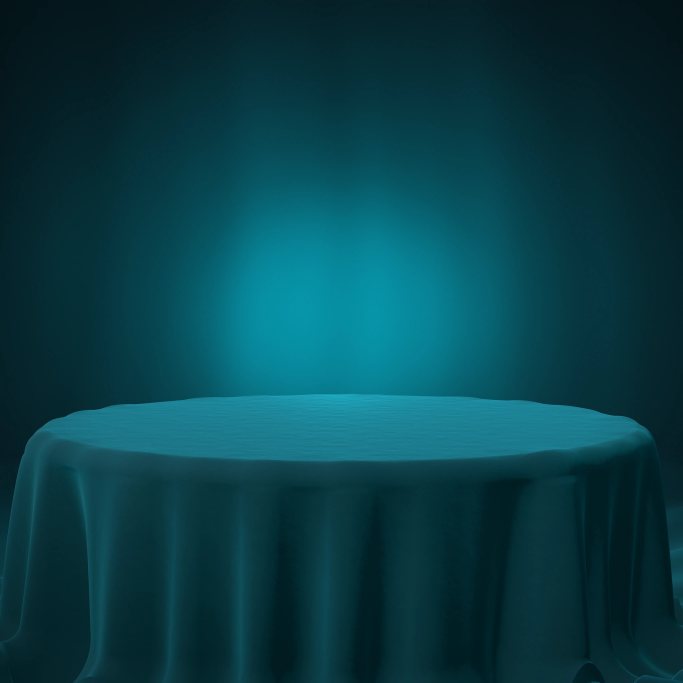
#> input picture catalog-sources/new-ranges-2026-11/ram/plate-front.webp, 2048 x 2048 px, given in place of plate-front.png, which was not available (shown at 1/3 size)
$ python validate3.py ../../ram/plate-front.webp
#> lines starting #> are read from the running program, lines starting #| are printed output that depends on the picture; after the words box and inside, x2 and y2 are one past the last pixel; in counts of white or black regions, pixels touching at a corner belong together
### catalog-sources/new-ranges-2026-11/tools/teal-composite/stage.py
"""Teal-stage model for compositing cut-outs onto the GadgetsHub plates.

Mirrors ram-renders/src/ram-scene.js (backdrop shader, glow recipe) and render.mjs (vignette),
so a product's silhouette glow can be added the same way the RAM renders were made, and the
plate's generic empty-stage glow taken out.
"""
import numpy as np
from PIL import Image

N = 2048
GS = 512
CYAN_LIN = (np.array([0.0, 197.0, 224.0]) / 255.0) ** 2.2
GLOW_AMT = 0.85

PLATES = {
    # contact point, px per world unit, camera key
    'front': dict(file='plate-front.png', contact=(1024, 1268), unit=12.1),
    '34': dict(file='plate-34.png', contact=(1024, 1249), unit=13.2),
}


def to_lin(x):
    return np.power(np.clip(x, 0.0, None), 2.2)


def to_srgb(x):
    return np.power(np.clip(x, 0.0, None), 1.0 / 2.2)


def _conv1d(a, k, axis):
    n = a.shape[axis]
    L = n + len(k) - 1
    nfft = 1 << (L - 1).bit_length()
    A = np.fft.rfft(a, nfft, axis=axis)
    K = np.fft.rfft(k, nfft)
    shape = [1] * a.ndim
    shape[axis] = K.shape[0]
    out = np.fft.irfft(A * K.reshape(shape), nfft, axis=axis)
    off = len(k) // 2
    sl = [slice(None)] * a.ndim
    sl[axis] = slice(off, off + n)
    return out[tuple(sl)]


def gauss_blur(a, sigma):
    """Separable Gaussian with clamp-to-edge borders (like the scene's box-blur gaussBlur)."""
    if sigma <= 0:
        return a.copy()
    r = int(np.ceil(3.5 * sigma))
    x = np.arange(-r, r + 1, dtype=np.float64)
    k = np.exp(-0.5 * (x / sigma) ** 2)
    k /= k.sum()
    p = np.pad(a, r, mode='edge')
    p = _conv1d(p, k, 0)
    p = _conv1d(p, k, 1)
    return p[r:-r, r:-r]


def vignette():
    """Per-channel multiply factor of render.mjs's radial gradient (cx 50%, cy 46%, r 72%)."""
    yy, xx = np.mgrid[0:N, 0:N].astype(np.float64)
    rr = np.hypot(xx + 0.5 - 0.5 * N, yy + 0.5 - 0.46 * N) / (0.72 * N)
    t = np.clip((rr - 0.55) / 0.45, 0, 1)[..., None]
    end = np.array([154, 164, 166]) / 255.0
    return 1.0 + t * (end - 1.0)


def folds():
    yy, xx = np.mgrid[0:N, 0:N].astype(np.float64)
    u = (xx + 0.5) / N
    v = 1.0 - (yy + 0.5) / N
    xw = u + 0.025 * np.sin(v * 5.0 + u * 3.0)
    f = 0.55 * np.sin(xw * 19.0 + 1.3) + 0.3 * np.sin(xw * 37.0 + 0.4) + 0.15 * np.sin(xw * 71.0 + 2.0)
    return f * 0.5 + 0.5


def upsample_tex(tex):
    """Sample a GSxGS texture (row 0 = bottom, LinearFilter) at every pixel of the NxN image."""
    yy, xx = np.mgrid[0:N, 0:N].astype(np.float64)
    u = (xx + 0.5) / N * GS - 0.5
    v = (1.0 - (yy + 0.5) / N) * GS - 0.5
    x0 = np.clip(np.floor(u).astype(int), 0, GS - 1)
    y0 = np.clip(np.floor(v).astype(int), 0, GS - 1)
    x1 = np.clip(x0 + 1, 0, GS - 1)
    y1 = np.clip(y0 + 1, 0, GS - 1)
    fx = np.clip(u - np.floor(u), 0, 1)
    fy = np.clip(v - np.floor(v), 0, 1)
    return ((tex[y0, x0] * (1 - fx) + tex[y0, x1] * fx) * (1 - fy)
            + (tex[y1, x0] * (1 - fx) + tex[y1, x1] * fx) * fy)


def generic_glow_tex(view):
    """The plate's empty-stage glow texture (soft ellipse, radii 20/45/80 at GS)."""
    P = PLATES[view]
    cxp, cyp = P['contact']
    c = (cxp / N, 1 - cyp / N)
    ty = 1 - (cyp - 50 * P['unit']) / N
    cx = c[0] * GS
    cy = (c[1] + ty) / 2 * GS
    rx = 0.2 * GS
    ry = (ty - c[1]) / 2 * GS * 1.15
    yy, xx = np.mgrid[0:GS, 0:GS].astype(np.float64)
    d = ((xx - cx) / rx) ** 2 + ((yy - cy) / ry) ** 2
    mask = np.where(d < 1, 0.55 * np.sqrt(np.clip(1 - d, 0, 1)), 0.0)
    g = np.zeros_like(mask)
    for r, w in [(20, 0.5), (45, 0.45), (80, 0.25)]:
        g += gauss_blur(mask, r) * w
    return np.minimum(g, 4)


# [9 lines left out: function product_glow_tex, not called in this run]


def podium_mask(plate):
    """Soft mask of the podium (1) vs backdrop (0): the backdrop has R <= ~10, the velvet top R >= 18.
    Everything below the first podium pixel in a column counts as podium (the drape)."""
    r = plate[..., 0].astype(np.float64)
    rs = gauss_blur(r, 2.0)
    hit = rs > 14.0
    first = np.where(hit.any(axis=0), hit.argmax(axis=0), N).astype(np.float64)
    # smooth the boundary across columns (median then light mean)
    k = 9
    pad = np.pad(first, k, mode='edge')
    med = np.array([np.median(pad[i:i + 2 * k + 1]) for i in range(N)])
    ker = np.ones(5) / 5
    med = np.convolve(np.pad(med, 2, mode='edge'), ker, mode='valid')
    yy = np.arange(N, dtype=np.float64)[:, None]
    # 1.5 px soft edge
    return np.clip((yy - med[None, :] + 1.0) / 2.0, 0, 1), med


class Stage:
    def __init__(self, ram_dir, view):
#> called with ram_dir = '../../ram/plate-front.webp/ram-renders', view = 'front'
        self.view = view
        P = PLATES[view]
        self.contact = P['contact']
        img = np.asarray(Image.open(f"{ram_dir}/{P['file']}").convert('RGB')).astype(np.float64)
        self.plate = img
        self.V = vignette()
        self.F = folds()
        self.pod, self.pod_edge = podium_mask(img)
#> in podium_mask, `r = plate[..., 0].astype(np.float64)`:
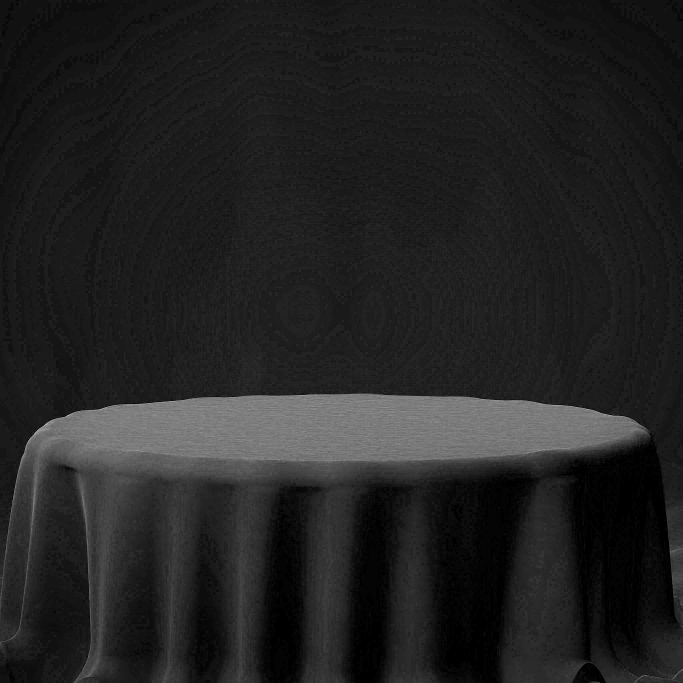
#> r: shape (2048, 2048) float64 (shown at 1/3 size); min 0, max 58, mean 8; drawn with min black and max white
#> in _conv1d, `out = np.fft.irfft(A * K.reshape(shape), nfft, axis=axis)`:
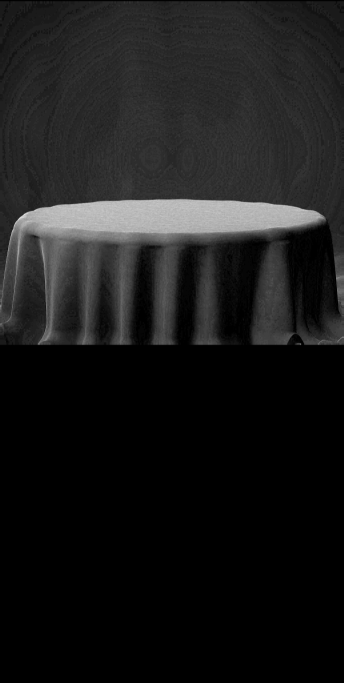
#> out: shape (4096, 2062) float64 (shown at 1/6 size); min -1.07e-14, max 39.13, mean 4; drawn with min black and max white
#> in _conv1d, `return out[tuple(sl)]`:
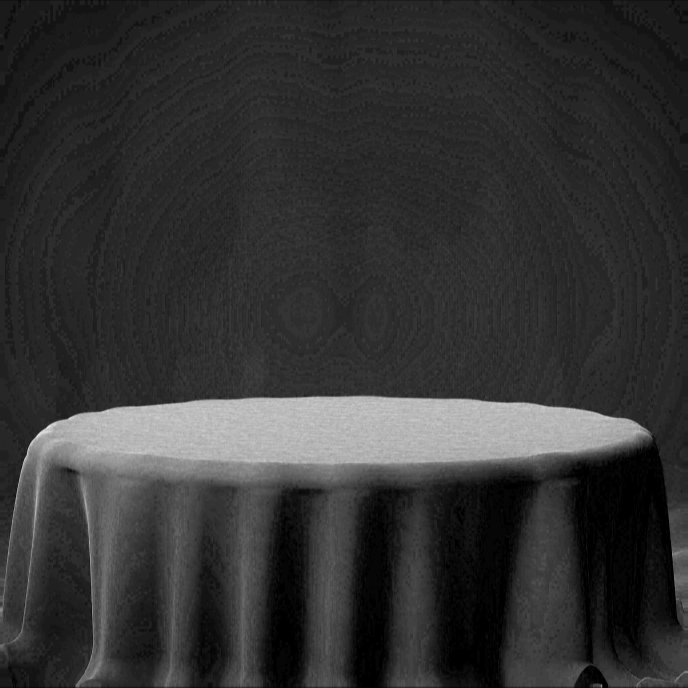
#> returned value: shape (2062, 2062) float64 (shown at 1/3 size); min -6.44e-15, max 39.13, mean 8; drawn with min black and max white
#> call 2 of _conv1d, with k = array of shape (15,), axis = 1
#> in _conv1d (call 2), `out = np.fft.irfft(A * K.reshape(shape), nfft, axis=axis)`:
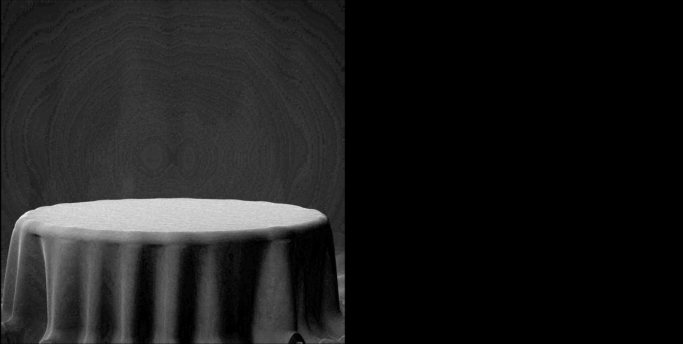
#> out: shape (2062, 4096) float64 (shown at 1/6 size); min -2.49e-14, max 35.17, mean 4; drawn with min black and max white
#> in _conv1d (call 2), `return out[tuple(sl)]`:
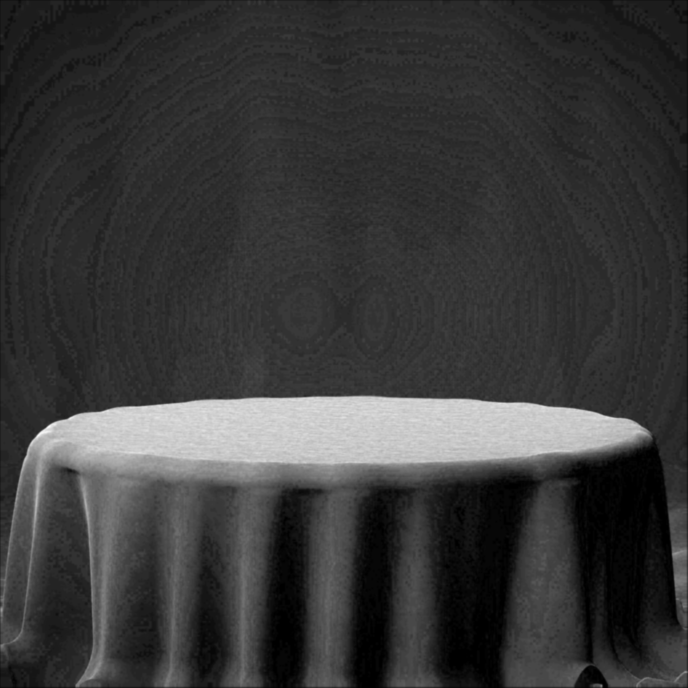
#> returned value: shape (2062, 2062) float64 (shown at 1/3 size); min -7.11e-15, max 35.17, mean 8; drawn with min black and max white
#> in podium_mask, `hit = rs > 14.0`:
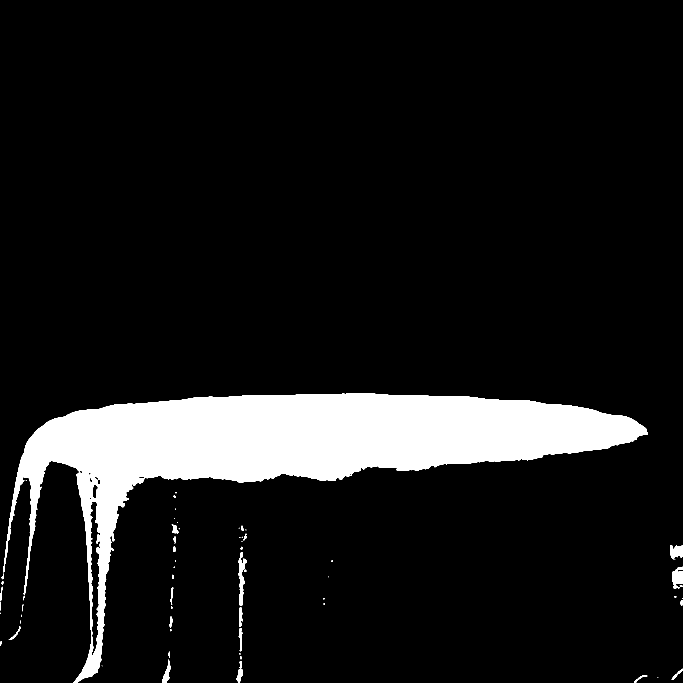
#> hit: shape (2048, 2048) bool (shown at 1/3 size); 10% white; 61 white regions (25 under 20 px), largest, box (x1, y1, x2, y2) and area: (10, 1180, 1944, 2048) 410502, (716, 1657, 740, 1817) 1738, (2017, 1700, 2048, 1765) 1444
#> in podium_mask, `first = np.where(hit.any(axis=0), hit.argmax(axis=0), N).astype(np.flo..`: first = 2048 values, max 2048 at index 1944, min 1180 at index 1056, mean 1254.5
#> in podium_mask, `pad = np.pad(first, k, mode='edge')`: pad = 2066 values, max 2048 at index 1953, min 1180 at index 1065, mean 1258.4
#> in podium_mask, `med = np.array([np.median(pad[i:i + 2 * k + 1]) for i in range(N)])`: med = 2048 values, max 2048 at index 1944, min 1180 at index 1059, mean 1254.5
#> in podium_mask, `med = np.convolve(np.pad(med, 2, mode='edge'), ker, mode='valid')`: med = 2048 values, max 2048 at index 1946, min 1180 at index 1061, mean 1254.5
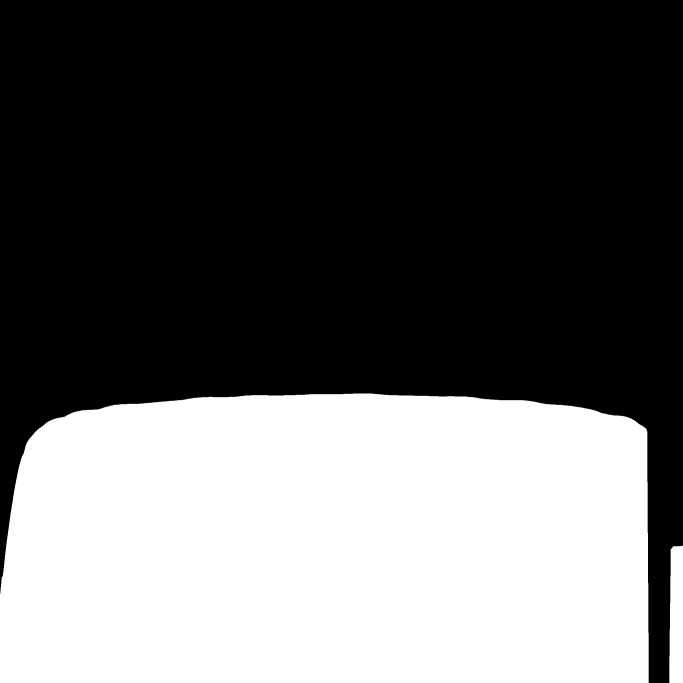
#> self.pod: shape (2048, 2048) float64 (shown at 1/3 size); min 0, max 1, mean 0.387
#> self.pod_edge has the same summary as med in podium_mask
        self.gen = upsample_tex(generic_glow_tex(view))

    # [32 lines left out: functions backdrop_with_glow, gauss_blur_xy, not called in this run]

### catalog-sources/new-ranges-2026-11/tools/teal-composite/validate3.py
import sys, numpy as np
from PIL import Image, ImageFilter
sys.path.insert(0, sys.argv[1] + '/cx-tools')
import stage
S = sys.argv[1]
R = S + '/ram-renders'
out = []
for name, hmm in [('laptop-ddr4-flat', 30.0 / 69.6), ('desktop-ddr3-flat', 30.0 / 133.35), ('laptop-ddr3l-flat', 30.0 / 67.6)]:
    st = stage.Stage(R, 'front')
#> (the run stopped early here; a loop or call above may not have finished)

$ run again, with catalog-sources/new-ranges-2026-11/ram/desktop-ddr3-main.webp copied over catalog-sources/new-ranges-2026-11/ram/plate-front.webp
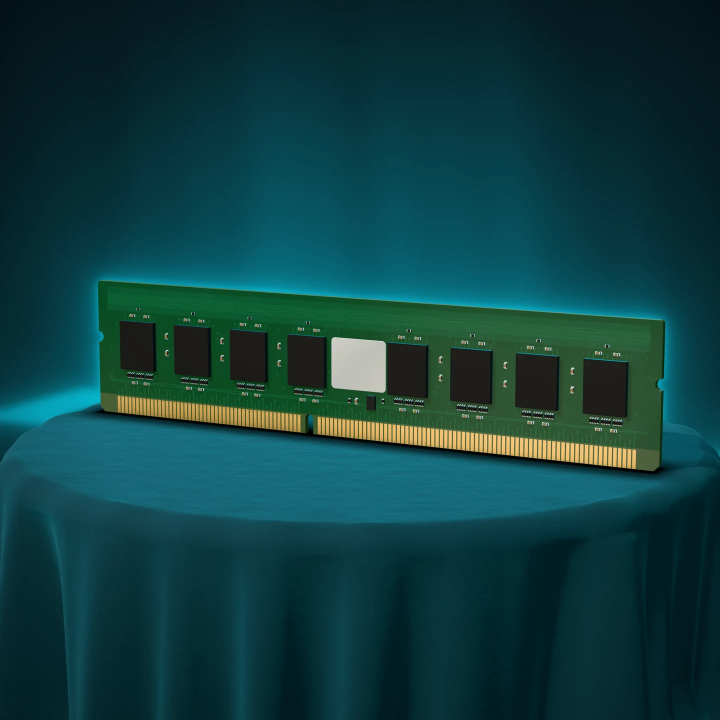
#> input picture catalog-sources/new-ranges-2026-11/ram/desktop-ddr3-main.webp, 1440 x 1440 px, given in place of plate-front.png, which was not available (shown at 1/2 size)
#> out: shape (1454, 2048) float64
#> in podium_mask, `hit = rs > 14.0`:
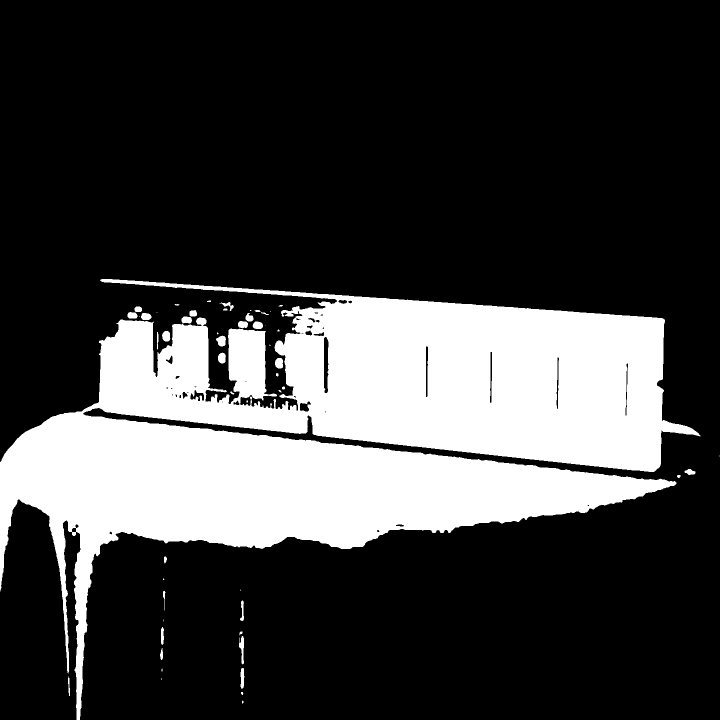
#> hit: shape (1440, 1440) bool (shown at 1/2 size); 24.8% white; 53 white regions (17 under 20 px), largest, box (x1, y1, x2, y2) and area: (0, 558, 1401, 1440) 509539, (478, 1272, 488, 1329) 319, (432, 671, 452, 693) 309
#> first = 1440 values, max 2048 at index 1401, min 558 at index 203, mean 682.1
#> pad = 1458 values, max 2048 at index 1410, min 558 at index 212, mean 685
#> in __init__, `self.pod, self.pod_edge = podium_mask(img)`:
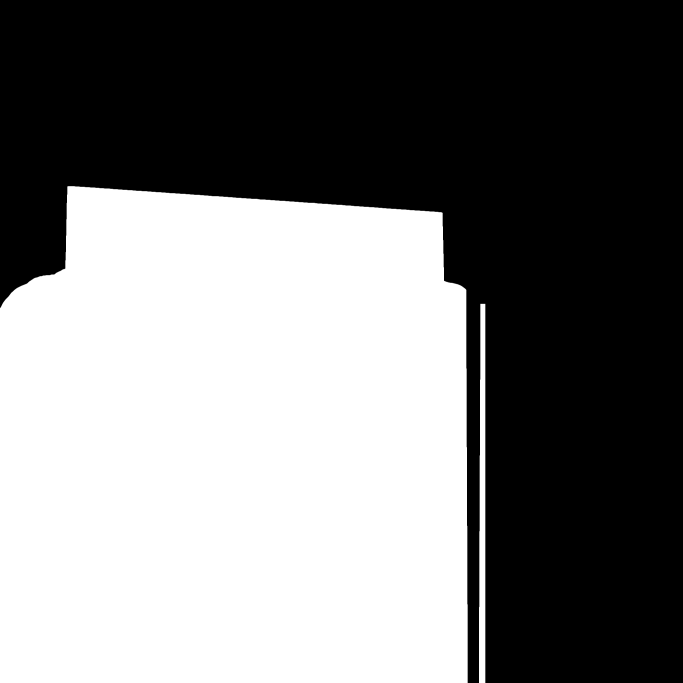
#> self.pod: shape (2048, 2048) float64 (shown at 1/3 size); 28.91% of the values are NaN or infinite; the others: min 0, max 1, mean 0.665; drawn with min black, max white, NaN and infinite black
